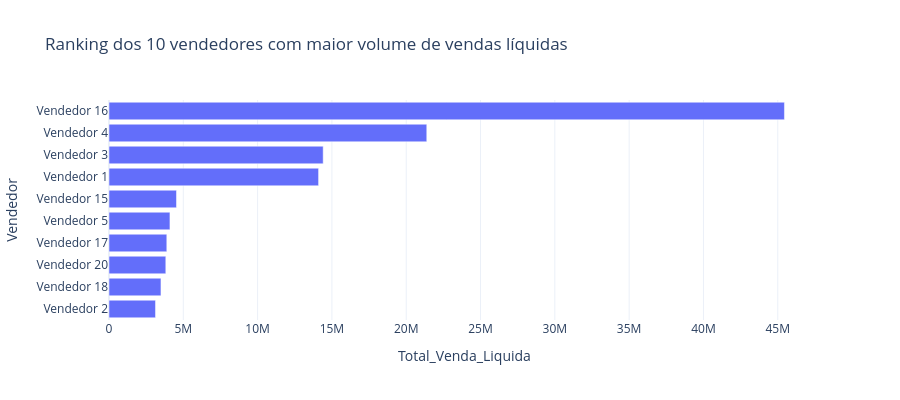

Notebook source saved alongside this figure:
### Code cell
# Filtro por texto/categoria (testa geração de WHERE com string)
chat("Quais são 10 vendedores com maiores vendas ?")

### Figure 1 — Plotly figure (JSON) as saved in the notebook; plotly's stock layout.template omitted (floating-point values rounded to 4 significant figures)
{"data": [{"alignmentgroup": "True", "hovertemplate": "Total_Venda_Liquida=%{x}<br>Vendedor=%{y}<extra></extra>", "legendgroup": "", "marker": {"color": "#636efa", "pattern": {"shape": ""}}, "name": "", "offsetgroup": "", "orientation": "h", "showlegend": false, "textposition": "auto", "type": "bar", "x": [3130000.0, 3496000.0, 3823000.0, 3890000.0, 4100000.0, 4541000.0, 14100000.0, 14410000.0, 21380000.0, 45450000.0], "xaxis": "x", "y": ["Vendedor 2", "Vendedor 18", "Vendedor 20", "Vendedor 17", "Vendedor 5", "Vendedor 15", "Vendedor 1", "Vendedor 3", "Vendedor 4", "Vendedor 16"], "yaxis": "y"}], "layout": {"barmode": "relative", "height": 400, "legend": {"tracegroupgap": 0}, "title": {"text": "Ranking dos 10 vendedores com maior volume de vendas líquidas"}, "xaxis": {"anchor": "y", "domain": [0, 1], "title": {"text": "Total_Venda_Liquida"}}, "yaxis": {"anchor": "x", "domain": [0, 1], "title": {"text": "Vendedor"}}}}
